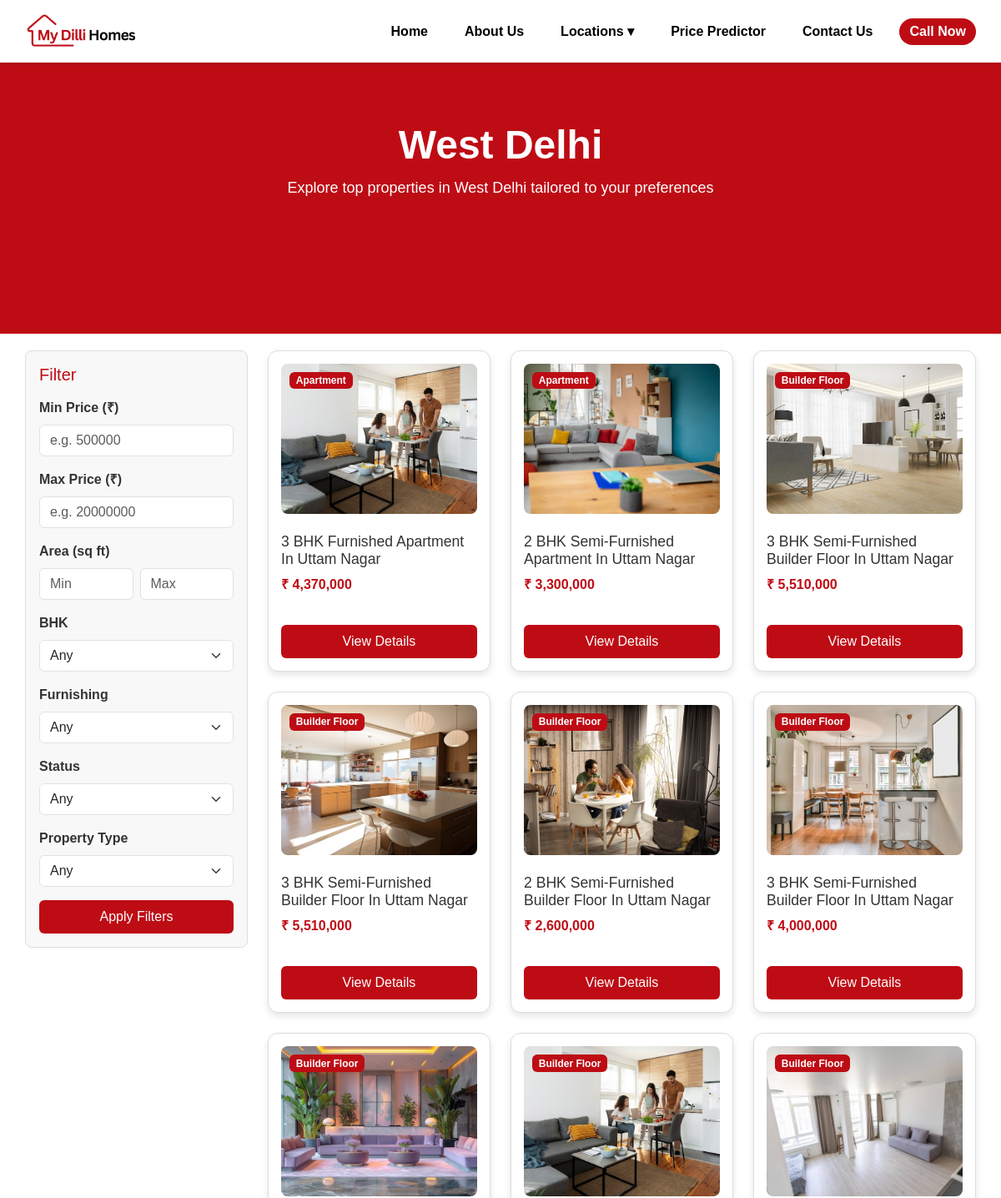
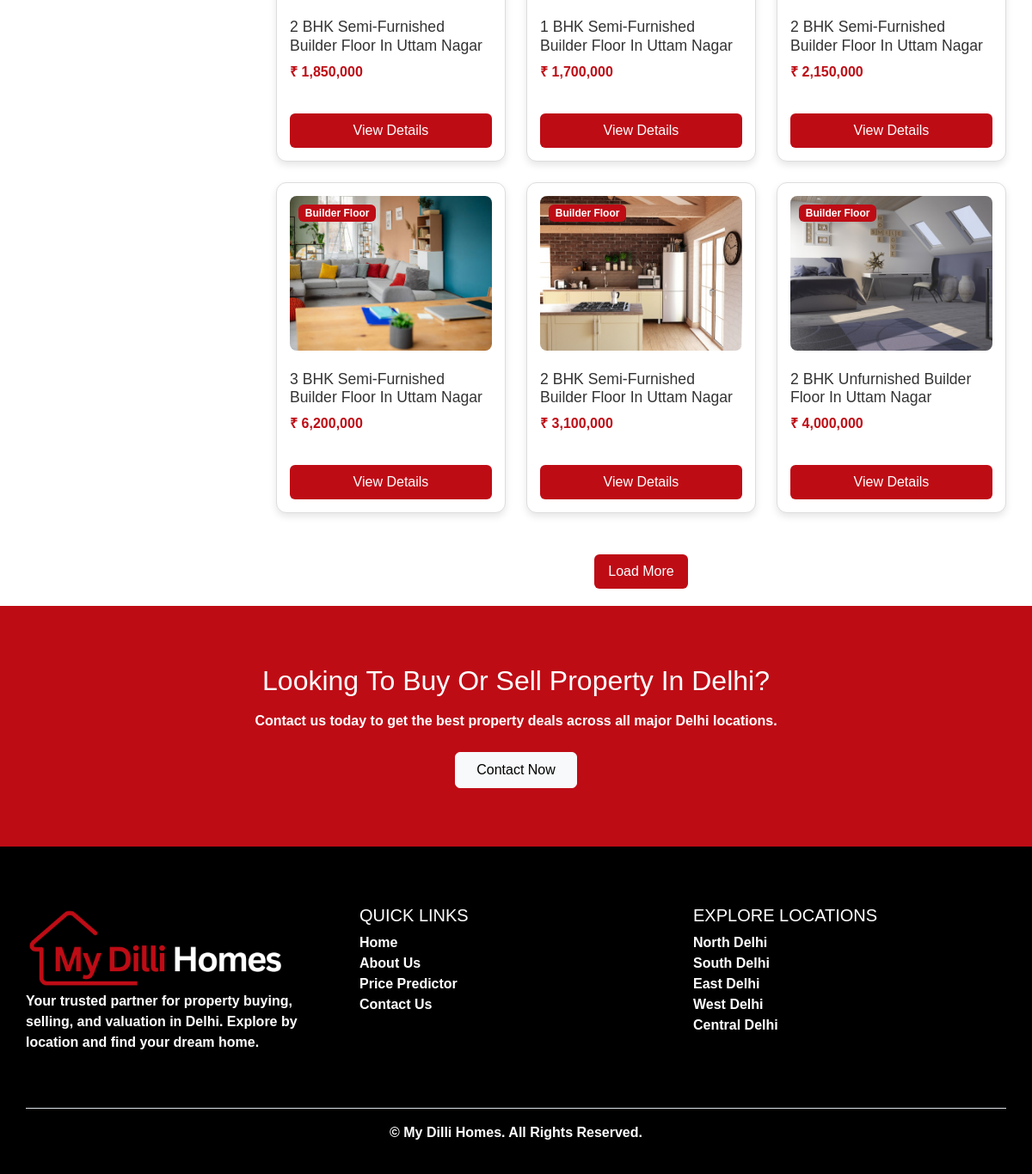
The app's page /location/west-delhi with its own data (2 pictures, top to bottom).
### tables this page shows
CREATE TABLE properties (
        id INTEGER PRIMARY KEY AUTOINCREMENT,
        area INTEGER,
        area_name TEXT,
        bhk INTEGER,
        bathroom INTEGER,
        furnishing TEXT,
        parking INTEGER,
        status TEXT,
        "transaction" TEXT,
        type TEXT,
        per_sqft INTEGER,
        price INTEGER,
        image_filenames TEXT
    );

### app.py (the view)
@app.route('/location/<region>', methods=['GET', 'POST'])
def region_page(region):
    region_areas = {
        'north-delhi': ['rohini', 'patel nagar', 'karol bagh', 'najafgarh', 'narela', 'kirti nagar', 'moti nagar'],
        'south-delhi': ['greater kailash', 'okhla', 'janakpuri', 'kailash colony', 'new friends colony', 'maharani bagh', 'sarita vihar', 'vasant vihar', 'vasant kunj', 'mehrauli', 'geetanjali enclave', 'malviya nagar', 'saket', 'kalkaji', 'hauz khas', 'govindpuri'],
        'east-delhi': ['naveen shahdara', 'shahdara', 'yamuna vihar', 'laxmi nagar', 'shastri park', 'dilshad garden', 'vasundhara enclave'],
        'west-delhi': ['uttam nagar', 'paschim vihar', 'punjabi bagh', 'chittaranjan park'],
        'central-delhi': ['chandni chowk', 'new delhi', 'green park']
    }
    if region not in region_areas:
        return "Region not found", 404
    areas = region_areas[region]
    min_price = request.args.get('min_price', type=int)
    max_price = request.args.get('max_price', type=int)
    min_area = request.args.get('min_area', type=int)
    max_area = request.args.get('max_area', type=int)
    bhk = request.args.get('bhk', type=int)
    furnishing = request.args.get('furnishing', type=str)
    status = request.args.get('status', type=str)
    property_type = request.args.get('type', type=str)
    conn = sqlite3.connect('property.db')
    cursor = conn.cursor()
    query = "SELECT * FROM properties WHERE LOWER(area_name) IN ({})".format(
        ",".join(["?"] * len(areas))
    )
    params = [area.lower() for area in areas]
    if min_price:
        query += " AND price >= ?"
        params.append(min_price)
    if max_price:
        query += " AND price <= ?"
        params.append(max_price)
    if min_area:
        query += " AND area >= ?"
        params.append(min_area)
    if max_area:
        query += " AND area <= ?"
        params.append(max_area)
    if bhk:
        query += " AND bhk = ?"
        params.append(bhk)
    if furnishing:
        query += " AND furnishing = ?"
        params.append(furnishing)
    if status:
        query += " AND status = ?"
        params.append(status)
    if property_type:
        query += " AND type = ?"
        params.append(property_type)
    cursor.execute(query, params)
    properties = [dict(zip([column[0] for column in cursor.description], row)) for row in cursor.fetchall()]
    conn.close()
    return render_template('region_listings.html', properties=properties, region=region)

### templates/region_listings.html (shortened to what this page needs)
<!DOCTYPE html>
<html lang="en">
<head>
  <link rel="stylesheet" href="{{ url_for('static', filename='css/style.css') }}">
  <link rel="stylesheet" href="https://cdn.jsdelivr.net/npm/bootstrap@5.3.3/dist/css/bootstrap.min.css">
</head>
<body>
  {% include 'header.html' %}
<section class="hero">
  <div class="container">
    <h1 class="display-4 text-capitalize">{{ region.replace('-', ' ') }}</h1>
    <p class="lead">Explore top properties in {{ region.replace('-', ' ').title() }} tailored to your preferences</p>
  </div>
</section>
  <div class="container">
    <div class="row">
      <aside class="col-md-3 d-none d-md-block">
        <div class="p-3 mb-4" style="background: #f8f8f8; border-radius: 8px; border: 1px solid #ddd;">
          <h5 class="mb-3" style="color: #BE0C15;">Filter</h5>
          {% include 'filter_form.html' %}
        </div>
      </aside>
      <div class="col-md-9">
        <div class="row" id="property-listings-row">
          {% for property in properties[:12] %}
            {% set imgs = property['image_filenames'].split(',') %}
            {% set first = imgs[0].strip() %}
            {% set type_fmt = property['type'].replace('_', ' ') %}
            {% set slug = property['bhk'] ~ '-bhk-' ~ property['furnishing'].lower() ~ '-' ~ type_fmt.lower().replace(' ', '-') ~ '-in-' ~ property['area_name'].lower().replace(' ', '-') %}
            <div class="col-12 col-sm-6 col-md-4 mb-4 d-flex">
              <div class="property-card w-100 d-flex flex-column">
                <span class="badge" style="background-color:#BE0C15;color:#fff;position:absolute;margin:10px;">
                  {{ type_fmt }}
                </span>
                <img src="{{ url_for('static', filename='images/' + first) }}" alt="{{ property['area_name'] }}" class="img-fluid mb-2">
                <h4>{{ property['bhk'] }} BHK {{ property['furnishing'] }} {{ type_fmt }} in {{ property['area_name'] }}</h4>
                <p class="price">&#8377; {{ "{:,}".format(property['price']) }}</p>
                <a href="{{ url_for('property_details', slug=slug) }}" class="btn btn-primary mt-auto">View Details</a>
              </div>
            </div>
          {% endfor %}
        </div>
        {% if properties|length > 12 %}
        <div class="text-center mt-4">
          <button id="load-more-btn" class="btn btn-outline-primary">Load More</button>
        </div>
        {% endif %}
      </div>
    </div>
  </div>
  {% include 'footer.html' %}
</body>
</html>

### static/css/style.css (style rules this page uses)
* { margin: 0; padding: 0; box-sizing: border-box; }
body { font-family: 'Poppins', sans-serif; font-weight: 600; font-size: 16px; background: #fff; color: #333; }
h1, h2, h3, h4, h5, h6 { text-transform: capitalize; }
.container { padding: 20px 0; }
.property-card { background: #fff; border: 1px solid #ddd; border-radius: 12px; padding: 15px; margin-bottom: 20px; display: flex; flex-direction: column; box-shadow: 0 4px 8px rgba(0,0,0,0.1); transition: transform 0.2s ease-in-out; height: 100%; }
.property-card img { width: 100%; height: 180px; object-fit: cover; border-radius: 8px; }
.property-card h4 { margin-top: 15px; font-size: 1.1rem; }
.property-card .price { color: #BE0C15; font-weight: bold; }
.btn-primary, .btn-outline-primary { background: #BE0C15; color: #fff; border: none; padding: 8px 16px; border-radius: 6px; transition: background-color 0.3s ease; display: inline-block; margin-top: auto; }
.hero, .contact-hero { background: #BE0C15; color: #fff; padding: 80px 20px; text-align: center; height: 50vh; display: flex; flex-direction: column; justify-content: center; align-items: center; }
.hero h1 { font-size: 48px; font-weight: 700; }
.hero p { font-size: 18px; margin-top: 10px; }

### records on screen
properties: type "Apartment", bhk "3", furnishing "Furnished", area_name "Uttam Nagar", price "4,370,000"
properties: type "Apartment", bhk "2", furnishing "Semi-Furnished", area_name "Uttam Nagar", price "3,300,000"
properties: type_fmt "Builder Floor", shows a picture, bhk "3", furnishing "Semi-Furnished", area_name "Uttam Nagar", price "5,510,000"
properties: type_fmt "Builder Floor", shows a picture, bhk "3", furnishing "Semi-Furnished", area_name "Uttam Nagar", price "5,510,000"
properties: type_fmt "Builder Floor", shows a picture, bhk "2", furnishing "Semi-Furnished", area_name "Uttam Nagar", price "2,600,000"
properties: type_fmt "Builder Floor", shows a picture, bhk "3", furnishing "Semi-Furnished", area_name "Uttam Nagar", price "4,000,000"
properties: type_fmt "Builder Floor", shows a picture, bhk "2", furnishing "Semi-Furnished", area_name "Uttam Nagar", price "1,850,000"
properties: type_fmt "Builder Floor", bhk "1", furnishing "Semi-Furnished", area_name "Uttam Nagar", price "1,700,000"
properties: type_fmt "Builder Floor", shows a picture, bhk "2", furnishing "Semi-Furnished", area_name "Uttam Nagar", price "2,150,000"
properties: type_fmt "Builder Floor", bhk "3", furnishing "Semi-Furnished", area_name "Uttam Nagar", price "6,200,000"
properties: type_fmt "Builder Floor", shows a picture, bhk "2", furnishing "Semi-Furnished", area_name "Uttam Nagar", price "3,100,000"
properties: type_fmt "Builder Floor", shows a picture, bhk "2", furnishing "Unfurnished", area_name "Uttam Nagar", price "4,000,000"

### other values on screen
{{ region.replace('-', ' ') }} "West Delhi"
{{ region.replace('-', ' ').title() }} "West Delhi"
